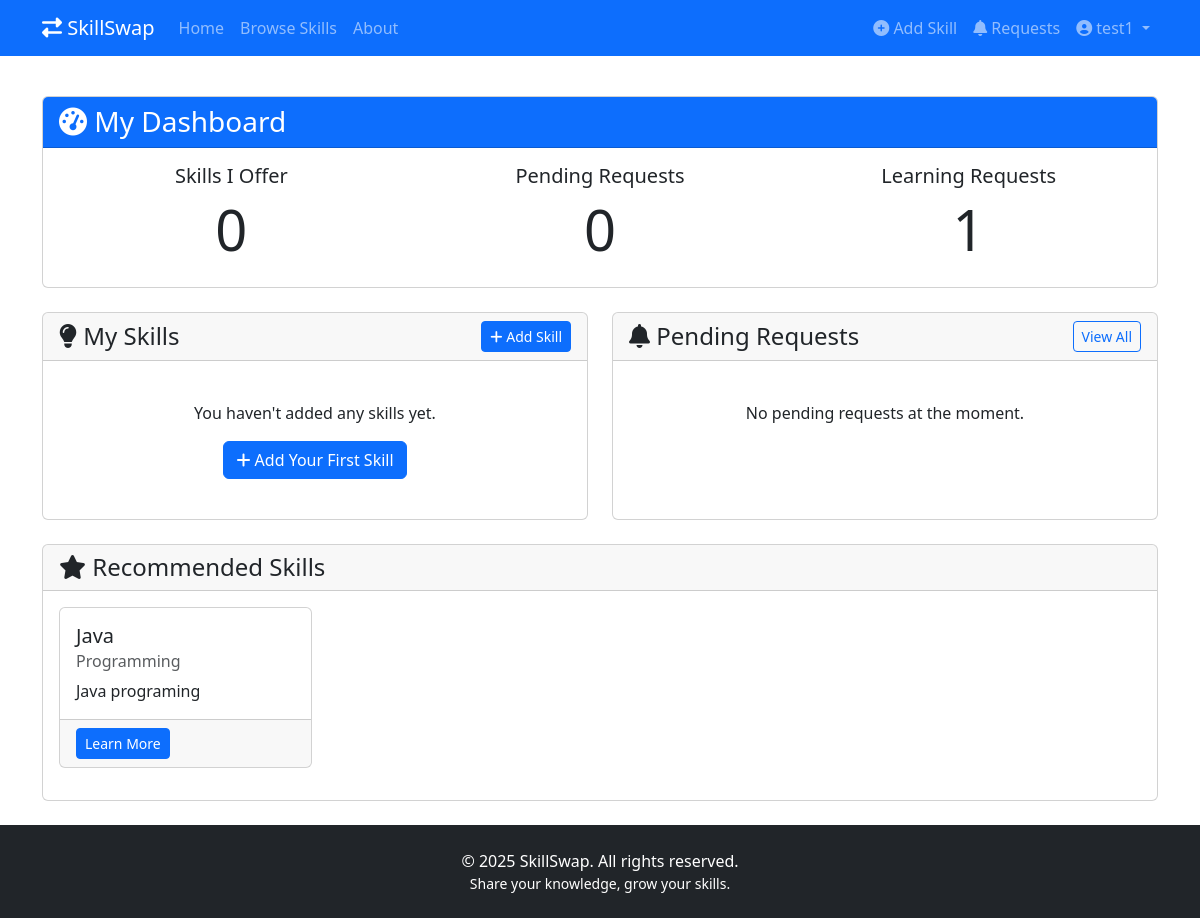
Page /dashboard (signed in) on the committed database.
### app/models.py (models this page shows, shortened)
class User(db.Model, UserMixin):
    id = db.Column(db.Integer, primary_key=True)
    username = db.Column(db.String(50), unique=True, nullable=False)
    email = db.Column(db.String(120), unique=True, nullable=False)
    password_hash = db.Column(db.String(128), nullable=False)
    bio = db.Column(db.Text, nullable=True)
    location = db.Column(db.String(100), nullable=True)
    date_joined = db.Column(db.DateTime, default=datetime.utcnow)
    skills_offered = db.relationship('Skill', backref='owner', lazy=True)
    skills_learning = db.relationship('Skill', secondary=skills_users_learning,
                                     backref=db.backref('learners', lazy='dynamic'))
    requests_sent = db.relationship('Request', foreign_keys='Request.requester_id',
                                   backref='requester', lazy=True)
    requests_received = db.relationship('Request', foreign_keys='Request.skill_owner_id',
                                       backref='skill_owner', lazy=True)

class Skill(db.Model):
    id = db.Column(db.Integer, primary_key=True)
    name = db.Column(db.String(100), nullable=False)
    description = db.Column(db.Text, nullable=False)
    category = db.Column(db.String(50), nullable=False)
    difficulty = db.Column(db.String(20), nullable=False)  # beginner, intermediate, advanced
    created_at = db.Column(db.DateTime, default=datetime.utcnow)
    updated_at = db.Column(db.DateTime, default=datetime.utcnow, onupdate=datetime.utcnow)
    owner_id = db.Column(db.Integer, db.ForeignKey('user.id'), nullable=False)
    requests = db.relationship('Request', backref='skill', lazy=True)

### app/routes/main.py (the view)
@main.route('/dashboard')
@login_required
def dashboard():
    my_skills = Skill.query.filter_by(owner_id=current_user.id).all()
    pending_requests = Request.query.filter_by(
        skill_owner_id=current_user.id,
        status='pending'
    ).order_by(Request.created_at.desc()).all()
    my_requests = Request.query.filter_by(
        requester_id=current_user.id
    ).order_by(Request.created_at.desc()).all()
    user_interests = db.session.query(Skill.category).join(Request, Request.skill_id == Skill.id)\
                    .filter(Request.requester_id == current_user.id).distinct().all()
    interest_categories = [interest[0] for interest in user_interests]
    recommended_skills = []
    if interest_categories:
        recommended_skills = Skill.query.filter(
            Skill.category.in_(interest_categories),
            Skill.owner_id != current_user.id
        ).order_by(func.random()).limit(5).all()
    return render_template('dashboard.html', title='Dashboard',
                          my_skills=my_skills,
                          pending_requests=pending_requests,
                          my_requests=my_requests,
                          recommended_skills=recommended_skills)

### app/__init__.py (called while the page is built)
def create_app(config_class=Config):
    app = Flask(__name__)
    app.config.from_object(config_class)
    db.init_app(app)
    login_manager.init_app(app)
    csrf.init_app(app)
    from app.routes.main import main
    from app.routes.auth import auth
    from app.routes.skills import skills
    from app.routes.requests import requests
    app.register_blueprint(main)
    app.register_blueprint(auth)
    app.register_blueprint(skills)
    app.register_blueprint(requests)
    with app.app_context():
        db.create_all()
    @app.context_processor
    def inject_now():
        return {'now': datetime.utcnow()}
    return app

### app/models.py (called while the page is built)
@login_manager.user_loader
def load_user(user_id):
    return User.query.get(int(user_id))

### app/templates/dashboard.html (shortened to what this page needs)
{% extends "base.html" %}
{% block content %}
<div class="row mb-4">
    <div class="col-md-12">
        <div class="card">
            <div class="card-header bg-primary text-white">
                <h3 class="mb-0"><i class="fas fa-tachometer-alt"></i> My Dashboard</h3>
            </div>
            <div class="card-body">
                <div class="row">
                    <div class="col-md-4 text-center mb-3 mb-md-0">
                        <h5>Skills I Offer</h5>
                        <h2 class="display-4">{{ my_skills|length }}</h2>
                    </div>
                    <div class="col-md-4 text-center mb-3 mb-md-0">
                        <h5>Pending Requests</h5>
                        <h2 class="display-4">{{ pending_requests|length }}</h2>
                    </div>
                    <div class="col-md-4 text-center">
                        <h5>Learning Requests</h5>
                        <h2 class="display-4">{{ my_requests|length }}</h2>
                    </div>
                </div>
            </div>
        </div>
    </div>
</div>
<div class="row mb-4">
    <div class="col-lg-6">
        <div class="card h-100">
            <div class="card-header">
                <div class="d-flex justify-content-between align-items-center">
                    <h4 class="mb-0"><i class="fas fa-lightbulb"></i> My Skills</h4>
                    <a href="{{ url_for('skills.add') }}" class="btn btn-primary btn-sm">
                        <i class="fas fa-plus"></i> Add Skill
                    </a>
                </div>
            </div>
            <div class="card-body">
                <div class="list-group">
                    {% for skill in my_skills %}
                    <a href="{{ url_for('skills.detail', skill_id=skill.id) }}" class="list-group-item list-group-item-action">
                        <div class="d-flex w-100 justify-content-between">
                            <h5 class="mb-1">{{ skill.name }}</h5>
                            <small class="text-muted">{{ skill.category|capitalize }}</small>
                        </div>
                        <p class="mb-1 text-truncate">{{ skill.description }}</p>
                        <small class="text-muted">
                            <span class="badge bg-info">{{ skill.difficulty|capitalize }}</span>
                            <span class="ms-2">{{ skill.learners.count() }} learning</span>
                        </small>
                    </a>
                    {% else %}
                    <div class="text-center py-4">
                        <p>You haven't added any skills yet.</p>
                        <a href="{{ url_for('skills.add') }}" class="btn btn-primary">
                            <i class="fas fa-plus"></i> Add Your First Skill
                        </a>
                    </div>
                    {% endfor %}
                </div>
            </div>
        </div>
    </div>
    <div class="col-lg-6">
        <div class="card h-100">
            <div class="card-header">
                <div class="d-flex justify-content-between align-items-center">
                    <h4 class="mb-0"><i class="fas fa-bell"></i> Pending Requests</h4>
                    <a href="{{ url_for('requests.manage') }}" class="btn btn-outline-primary btn-sm">View All</a>
                </div>
            </div>
            <div class="card-body">
                <div class="list-group">
                    {% for request in pending_requests[:5] %}
                    <div class="list-group-item">
                        <div class="d-flex w-100 justify-content-between">
                            <h5 class="mb-1">{{ request.requester.username }} wants to learn {{ request.skill.name }}</h5>
                            <small class="text-muted">{{ request.created_at.strftime('%b %d') }}</small>
                        </div>
                        {% if request.message %}
                            <p class="mb-1">{{ request.message }}</p>
                        {% endif %}
                        <div class="mt-2">
                            <form action="{{ url_for('requests.accept_request', request_id=request.id) }}" method="POST" class="d-inline">
                                <input type="hidden" name="csrf_token" value="{{ csrf_token() }}">
                                <button type="submit" class="btn btn-success btn-sm">Accept</button>
                            </form>
                            <form action="{{ url_for('requests.reject_request', request_id=request.id) }}" method="POST" class="d-inline">
                                <input type="hidden" name="csrf_token" value="{{ csrf_token() }}">
                                <button type="submit" class="btn btn-danger btn-sm">Decline</button>
                            </form>
                            <a href="{{ url_for('requests.messages', request_id=request.id) }}" class="btn btn-outline-primary btn-sm">Message</a>
                        </div>
                    </div>
                    {% else %}
                    <p class="text-center py-4">No pending requests at the moment.</p>
                    {% endfor %}
                </div>
            </div>
        </div>
    </div>
</div>
<div class="row">
    <div class="col-12">
        <div class="card">
            <div class="card-header">
                <h4 class="mb-0"><i class="fas fa-star"></i> Recommended Skills</h4>
            </div>
            <div class="card-body">
                <div class="row">
                    {% for skill in recommended_skills %}
                    <div class="col-md-4 col-lg-3 mb-3">
                        <div class="card h-100">
                            <div class="card-body">
                                <h5 class="card-title">{{ skill.name }}</h5>
                                <h6 class="card-subtitle mb-2 text-muted">{{ skill.category|capitalize }}</h6>
                                <p class="card-text">{{ skill.description|truncate(100) }}</p>
                            </div>
                            <div class="card-footer">
                                <a href="{{ url_for('skills.detail', skill_id=skill.id) }}" class="btn btn-primary btn-sm">Learn More</a>
                            </div>
                        </div>
                    </div>
                    {% endfor %}
                </div>
            </div>
        </div>
    </div>
</div>
{% endblock %}

### app/templates/base.html (shortened to what this page needs)
<!DOCTYPE html>
<html lang="en">
<head>
    <link href="https://cdn.jsdelivr.net/npm/bootstrap@5.3.0-alpha1/dist/css/bootstrap.min.css" rel="stylesheet">
    <link rel="stylesheet" href="https://cdnjs.cloudflare.com/ajax/libs/font-awesome/6.1.1/css/all.min.css">
    <link rel="stylesheet" href="{{ url_for('static', filename='css/style.css') }}">
</head>
<body>
    <nav class="navbar navbar-expand-lg navbar-dark bg-primary">
        <div class="container">
            <a class="navbar-brand" href="{{ url_for('main.index') }}">
                <i class="fas fa-exchange-alt"></i> SkillSwap
            </a>
            <div class="collapse navbar-collapse" id="navbarNav">
                <ul class="navbar-nav me-auto">
                    <li class="nav-item">
                        <a class="nav-link" href="{{ url_for('main.index') }}">Home</a>
                    </li>
                    <li class="nav-item">
                        <a class="nav-link" href="{{ url_for('skills.browse') }}">Browse Skills</a>
                    </li>
                    <li class="nav-item">
                        <a class="nav-link" href="{{ url_for('main.about') }}">About</a>
                    </li>
                </ul>
                <ul class="navbar-nav ms-auto">
                    {% if current_user.is_authenticated %}
                        <li class="nav-item">
                            <a class="nav-link" href="{{ url_for('skills.add') }}">
                                <i class="fas fa-plus-circle"></i> Add Skill
                            </a>
                        </li>
                        <li class="nav-item">
                            <a class="nav-link position-relative" href="{{ url_for('requests.manage') }}" id="requestsLink">
                                <i class="fas fa-bell"></i> Requests
                            </a>
                        </li>
                        <li class="nav-item dropdown">
                            <a class="nav-link dropdown-toggle" href="#" id="navbarDropdown"
                               role="button" data-bs-toggle="dropdown" aria-expanded="false">
                                <i class="fas fa-user-circle"></i> {{ current_user.username }}
                            </a>
                        </li>
                    {% endif %}
                </ul>
            </div>
        </div>
    </nav>
    <main class="container py-4">
        {% block content %}{% endblock %}
    </main>
    <footer class="py-4 bg-dark text-white mt-auto">
        <div class="container text-center">
            <p class="mb-0">&copy; {{ now.year }} SkillSwap. All rights reserved.</p>
            <p class="small mb-0">Share your knowledge, grow your skills.</p>
        </div>
    </footer>
</body>
</html>

### app/static/css/style.css (style rules this page uses)
body { display: flex; flex-direction: column; min-height: 100vh; }
main { flex: 1; }
footer { margin-top: auto; }

### rows in the picture
User: username "test1"
Skill: name "Java", category "Programming", description "Java programing"

### other values in the picture
{{ my_skills|length }} "0"
{{ pending_requests|length }} "0"
{{ my_requests|length }} "1"
